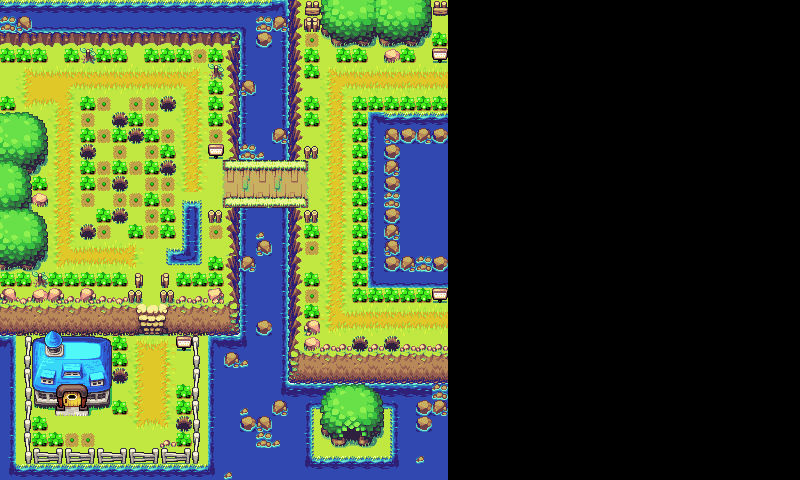

Tiled map render using the project's own tile images. Description and the map definition, with tile-layer contents summarised, below:
An orthogonal 50x30 tile map with 16x16 px tiles, 2 tile layers (ground, roof), 2 hidden layers not drawn, 4 tilesets.

<map version="1.10" tiledversion="1.10.2" orientation="orthogonal" renderorder="right-down" width="50" height="30" tilewidth="16" tileheight="16" infinite="0" nextlayerid="5" nextobjectid="1">
 <tileset firstgid="1" name="ground" tilewidth="16" tileheight="16" tilecount="300" columns="15">
  <image source="tilesets/ground.png" width="240" height="320" />
 </tileset>
 <tileset firstgid="301" name="ground.a" tilewidth="16" tileheight="16" tilecount="40" columns="10">
  <image source="tilesets/ground.a.png" width="160" height="64" />
 </tileset>
 <tileset firstgid="341" name="house.a" tilewidth="16" tileheight="16" tilecount="256" columns="16">
  <image source="tilesets/house.a.png" width="256" height="256" />
 </tileset>
 <tileset firstgid="597" name="color" tilewidth="16" tileheight="16" tilecount="9" columns="3">
  <image source="tilesets/color.png" width="48" height="48" />
  <tile id="3">
   <properties>
    <property name="bush" type="bool" value="true" />
   </properties>
  </tile>
  <tile id="4">
   <properties>
    <property name="colision" type="bool" value="true" />
   </properties>
  </tile>
 </tileset>
 <layer id="1" name="ground" width="50" height="30">
  <data>[1500 cells, 840 non-empty, 202 distinct tile ids]</data>
 </layer>
 <layer id="2" name="dynamic" width="50" height="30" visible="0">
  <data>[1500 cells, 0 non-empty, 0 distinct tile ids]</data>
 </layer>
 <layer id="3" name="roof" width="50" height="30">
  <data>[1500 cells, 29 non-empty, 23 distinct tile ids]</data>
 </layer>
 <layer id="4" name="collision" width="50" height="30" visible="0" opacity="0.5">
  <data>[1500 cells, 840 non-empty, 3 distinct tile ids]</data>
 </layer>
</map>